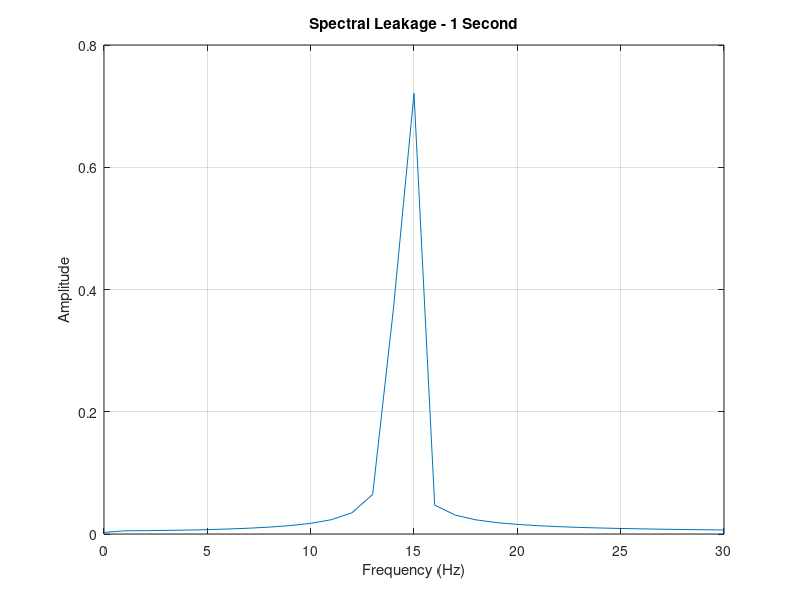
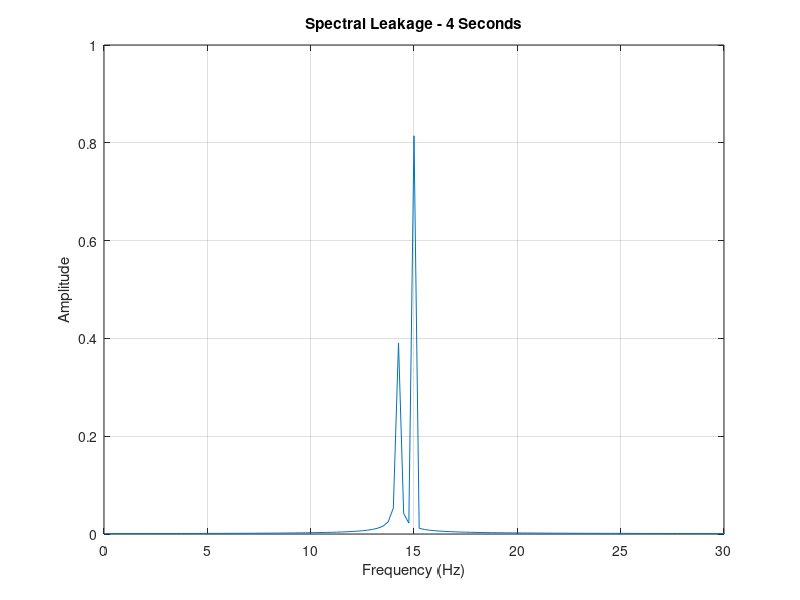
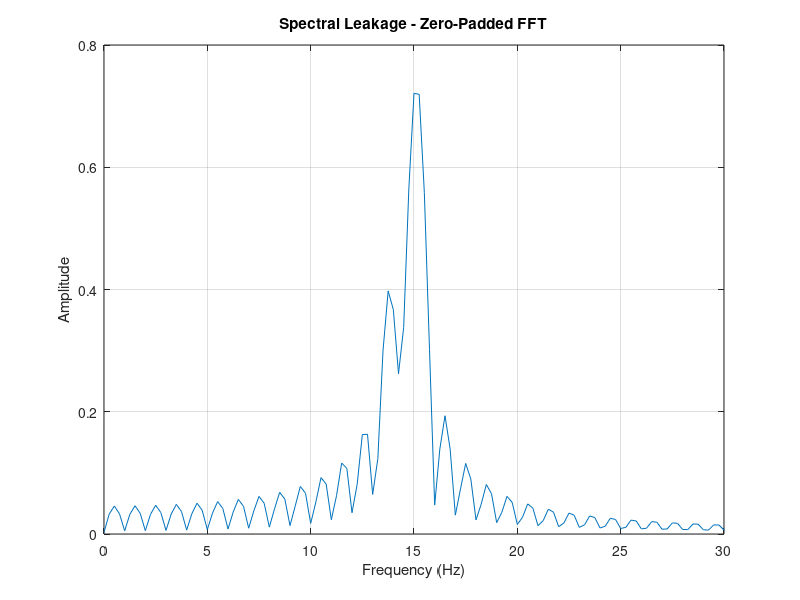
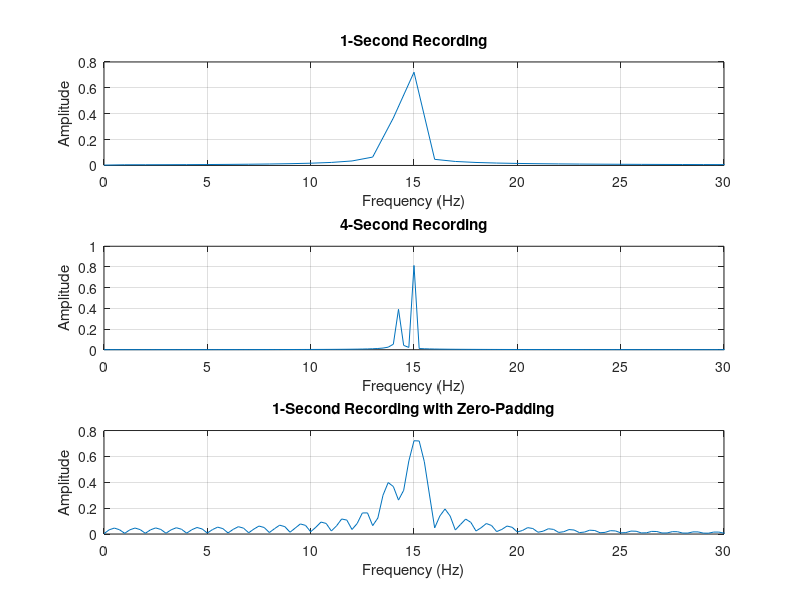

Recreate these plots in MATLAB, in order.

clear;
clc;
close all;

% Sampling frequency
fs = 200;

% Recording duration
T = 1;

% Time samples
t = 0:1/fs:T-1/fs;

% Last digit of student number
d = 6; 

% Second frequency
f2 = 13.2 + 0.17*d;

% Create the signal
x = 0.8*sin(2*pi*15*t) + 0.4*sin(2*pi*f2*t);

% Number of samples
N = length(x);

% Display the second frequency
disp('Second frequency (Hz):');
disp(f2);


%% Calculate FFT for one-second recording

% Calculate the FFT
Y = fft(x);

% Two-sided amplitude spectrum
P2 = abs(Y/N);

% Single-sided amplitude spectrum
P1 = P2(1:N/2+1);

% Correct the amplitudes
P1(2:end-1) = 2*P1(2:end-1);

% Frequency axis
f = fs*(0:N/2)/N;

% Calculate frequency-bin spacing
df = fs/N;

disp('Frequency-bin spacing (Hz):');
disp(df);



%% Plot one-second spectrum

figure;

plot(f, P1);
grid on;

xlabel('Frequency (Hz)');
ylabel('Amplitude');
title('Spectral Leakage - 1 Second');

% Focus on the interesting frequencies
xlim([0 30]);

% Save the graph
saveas(gcf, 'leakage-1-second.png');


%% Four-second recording

% Recording duration
T4 = 4;

% Time samples for 4 seconds
t4 = 0:1/fs:T4-1/fs;

% Create the same signal with a longer duration
x4 = 0.8*sin(2*pi*15*t4) + 0.4*sin(2*pi*f2*t4);

% Number of samples
N4 = length(x4);

disp('Number of samples for 4 seconds:');
disp(N4);


%% Calculate FFT for 4 seconds

% Calculate FFT
Y4 = fft(x4);

% Two-sided amplitude spectrum
P2_4 = abs(Y4/N4);

% Single-sided amplitude spectrum
P1_4 = P2_4(1:N4/2+1);

% Correct amplitudes
P1_4(2:end-1) = 2*P1_4(2:end-1);

% Frequency axis
f4 = fs*(0:N4/2)/N4;

% Frequency-bin spacing
df4 = fs/N4;

disp('Frequency-bin spacing for 4 seconds (Hz):');
disp(df4);


%% Plot four-second spectrum

figure;

plot(f4, P1_4);
grid on;

xlabel('Frequency (Hz)');
ylabel('Amplitude');
title('Spectral Leakage - 4 Seconds');

xlim([0 30]);

% Save the graph
saveas(gcf, 'leakage-4-seconds.png');


%% Zero-padding the 1-second signal

% Original number of samples
N = length(x);

% FFT length with zero-padding
Npad = 4*N;

% Calculate FFT with zero-padding
Ypad = fft(x, Npad);

% Two-sided amplitude spectrum
P2pad = abs(Ypad/N);

% Single-sided amplitude spectrum
P1pad = P2pad(1:Npad/2+1);

% Correct amplitudes
P1pad(2:end-1) = 2*P1pad(2:end-1);

% Frequency axis
fpad = fs*(0:Npad/2)/Npad;

% Frequency-bin spacing
dfpad = fs/Npad;

disp('Zero-padded FFT bin spacing (Hz):');
disp(dfpad);


%% Plot zero-padded spectrum

figure;

plot(fpad, P1pad);
grid on;

xlabel('Frequency (Hz)');
ylabel('Amplitude');
title('Spectral Leakage - Zero-Padded FFT');

xlim([0 30]);

% Save the graph
saveas(gcf, 'leakage-zero-padded.png');


%% Compare all three spectra

figure;

subplot(3,1,1);
plot(f, P1);
grid on;
title('1-Second Recording');
xlabel('Frequency (Hz)');
ylabel('Amplitude');
xlim([0 30]);

subplot(3,1,2);
plot(f4, P1_4);
grid on;
title('4-Second Recording');
xlabel('Frequency (Hz)');
ylabel('Amplitude');
xlim([0 30]);

subplot(3,1,3);
plot(fpad, P1pad);
grid on;
title('1-Second Recording with Zero-Padding');
xlabel('Frequency (Hz)');
ylabel('Amplitude');
xlim([0 30]);

% Save comparison figure
saveas(gcf, 'leakage-comparison.png');
